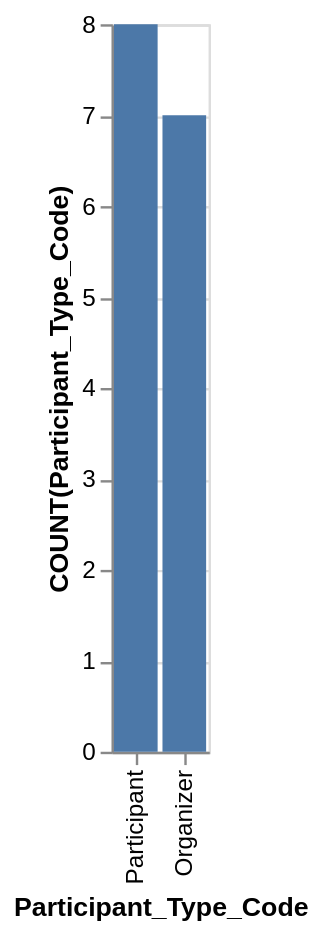

Express this chart as Vega-Lite.
### Vega-Lite specification from a JSON file in a GitHub repository (floating-point values rounded to 4 significant figures)
{"data": {"values": [{"x_data": "Participant", "y_data": 8}, {"x_data": "Organizer", "y_data": 7}]}, "mark": "bar", "encoding": {"x": {"field": "x_data", "type": "nominal", "title": "Participant_Type_Code", "sort": "descending"}, "y": {"field": "y_data", "type": "quantitative", "title": "COUNT(Participant_Type_Code)"}}}
